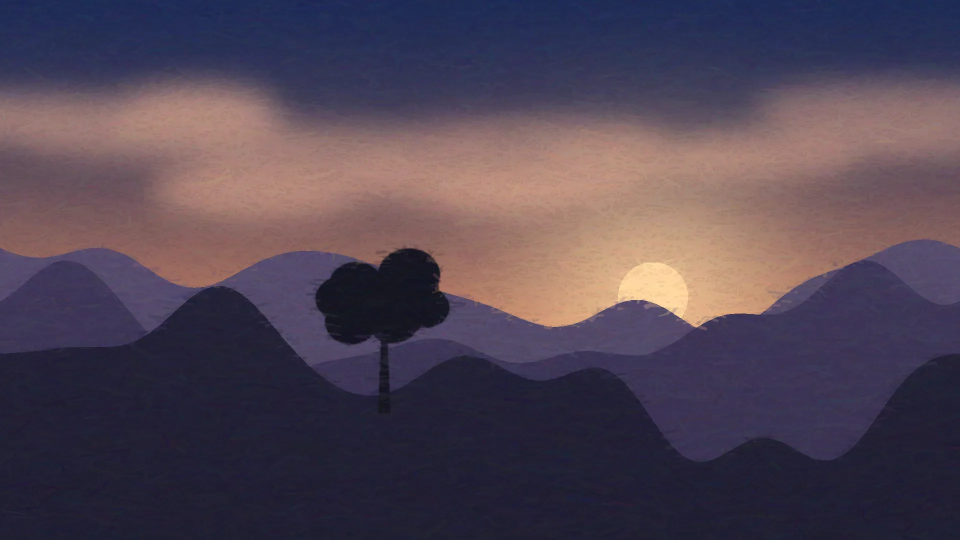
#> input picture plates/placeholder.plate.webp, 1920 x 1080 px (shown at 1/2 size); its folder holds 4 pictures in this run
$ python make-art.py
#> lines starting #> are read from the running program, lines starting #| are printed output that depends on the picture
"""Draws the TV banners and icons for the designyourtv APK into tools/tv-dream/res/drawable-xhdpi/.

Run: python -I tools/tv-dream/make-art.py [plate-id]   (Pillow; fonts from C:/Windows/Fonts; the plate from plates/,
default "placeholder", made by tools/make-placeholder.py). The Claude tile uses icons/laptop-claude.png when you have
it, else a plain monogram. Android TV banners are 320 x 180 px in drawable-xhdpi; icons 96 x 96 px.
"""
import os
import sys
from PIL import Image, ImageDraw, ImageFilter, ImageFont

HERE = os.path.dirname(os.path.abspath(__file__))
PROJECT = os.path.normpath(os.path.join(HERE, "..", ".."))
OUT = os.path.join(HERE, "res", "drawable-xhdpi")
FONTS = "C:/Windows/Fonts"
S = 4  # supersample
PLATE = sys.argv[1] if len(sys.argv) > 1 else "placeholder"


def font(name, px):
    return ImageFont.truetype(os.path.join(FONTS, name), px)


def wallpaper_banner():
    w, h = 320 * S, 180 * S
    plate = Image.open(os.path.join(PROJECT, "plates", PLATE + ".plate.webp")).convert("RGB").resize((w, h), Image.LANCZOS)
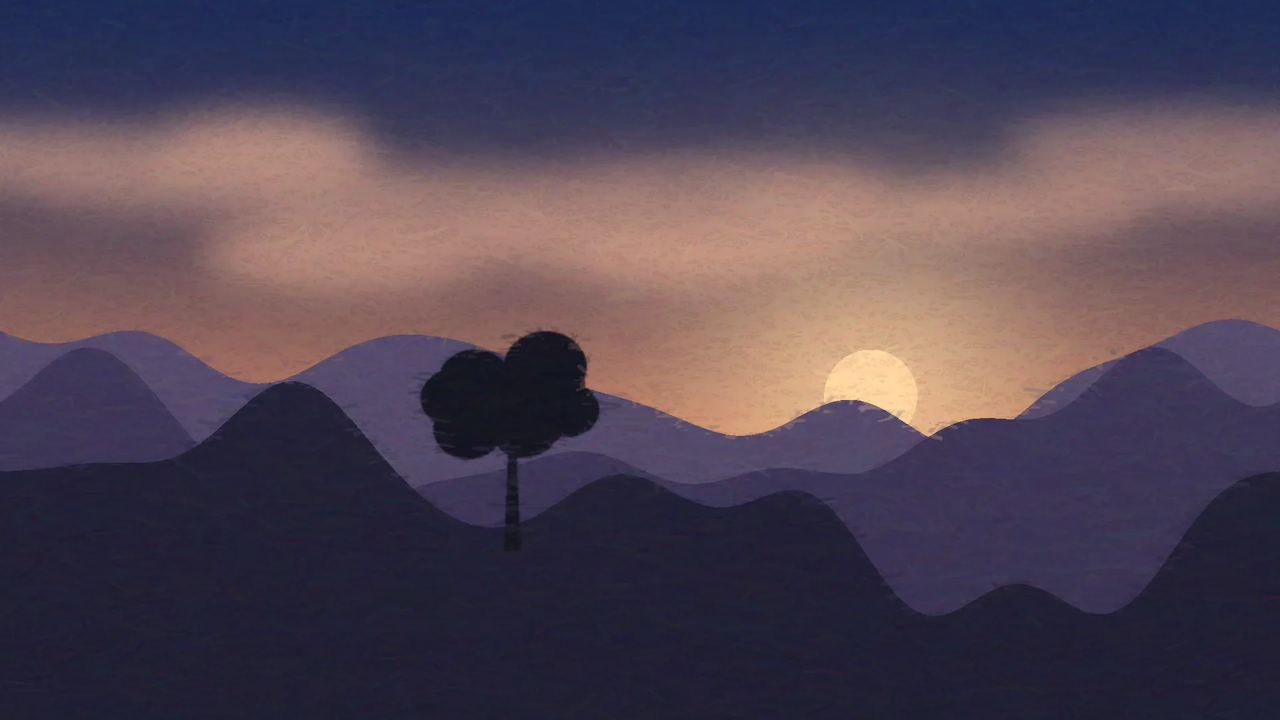
#> plate: PIL image 1280x720 RGB; mean R, G, B 81.7, 69.1, 84.2
#> (the run stopped early here; a loop or call above may not have finished)
